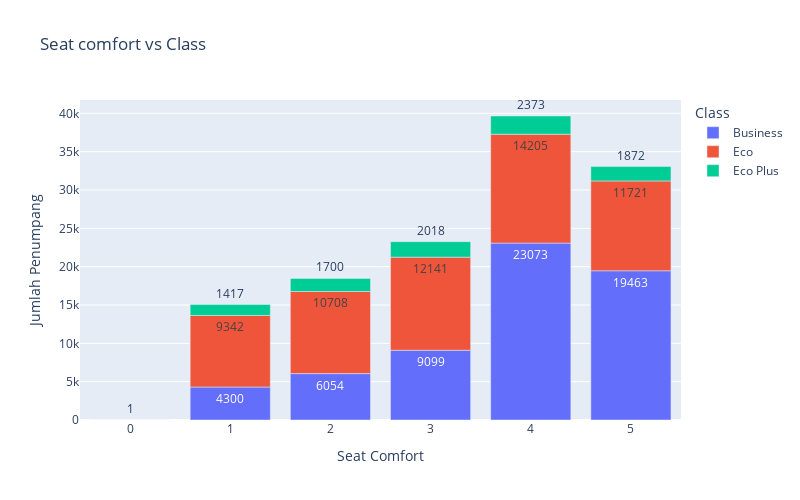

Here is the notebook cell this chart was saved with:
### Code cell
df_seat = df_merge.groupby(['Seat comfort', 'Class']).size().reset_index(name='Jumlah')

fig_bar_seat = px.bar(df_seat, x='Seat comfort', y='Jumlah', color='Class', title='Seat comfort vs Class', 
                      labels={'Seat comfort': 'Seat Comfort', 'Jumlah': 'Jumlah Penumpang'}, text='Jumlah')
fig_bar_seat.update_layout(width=800, height=500)
fig_bar_seat.show()

### Figure 1 — Plotly figure (JSON) as saved in the notebook; plotly's stock layout.template omitted (floating-point values rounded to 4 significant figures)
{"data": [{"alignmentgroup": "True", "hovertemplate": "Class=Business<br>Seat Comfort=%{x}<br>Jumlah Penumpang=%{text}<extra></extra>", "legendgroup": "Business", "marker": {"color": "#636efa", "pattern": {"shape": ""}}, "name": "Business", "offsetgroup": "Business", "orientation": "v", "showlegend": true, "text": [1, 4300, 6054, 9099, 23073, 19463], "textposition": "auto", "type": "bar", "x": [0, 1, 2, 3, 4, 5], "xaxis": "x", "y": [1, 4300, 6054, 9099, 23073, 19463], "yaxis": "y"}, {"alignmentgroup": "True", "hovertemplate": "Class=Eco<br>Seat Comfort=%{x}<br>Jumlah Penumpang=%{text}<extra></extra>", "legendgroup": "Eco", "marker": {"color": "#EF553B", "pattern": {"shape": ""}}, "name": "Eco", "offsetgroup": "Eco", "orientation": "v", "showlegend": true, "text": [9342, 10708, 12141, 14205, 11721], "textposition": "auto", "type": "bar", "x": [1, 2, 3, 4, 5], "xaxis": "x", "y": [9342, 10708, 12141, 14205, 11721], "yaxis": "y"}, {"alignmentgroup": "True", "hovertemplate": "Class=Eco Plus<br>Seat Comfort=%{x}<br>Jumlah Penumpang=%{text}<extra></extra>", "legendgroup": "Eco Plus", "marker": {"color": "#00cc96", "pattern": {"shape": ""}}, "name": "Eco Plus", "offsetgroup": "Eco Plus", "orientation": "v", "showlegend": true, "text": [1417, 1700, 2018, 2373, 1872], "textposition": "auto", "type": "bar", "x": [1, 2, 3, 4, 5], "xaxis": "x", "y": [1417, 1700, 2018, 2373, 1872], "yaxis": "y"}], "layout": {"barmode": "relative", "height": 500, "legend": {"title": {"text": "Class"}, "tracegroupgap": 0}, "title": {"text": "Seat comfort vs Class"}, "width": 800, "xaxis": {"anchor": "y", "domain": [0, 1], "title": {"text": "Seat Comfort"}}, "yaxis": {"anchor": "x", "domain": [0, 1], "title": {"text": "Jumlah Penumpang"}}}}
